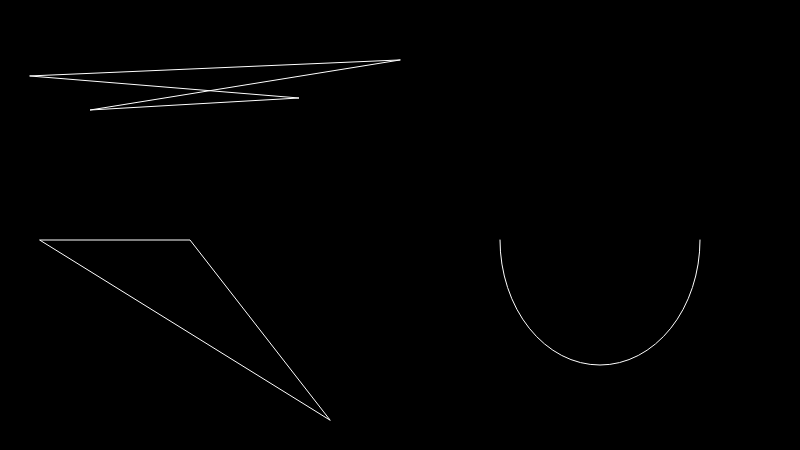
Frame 1 (no input)
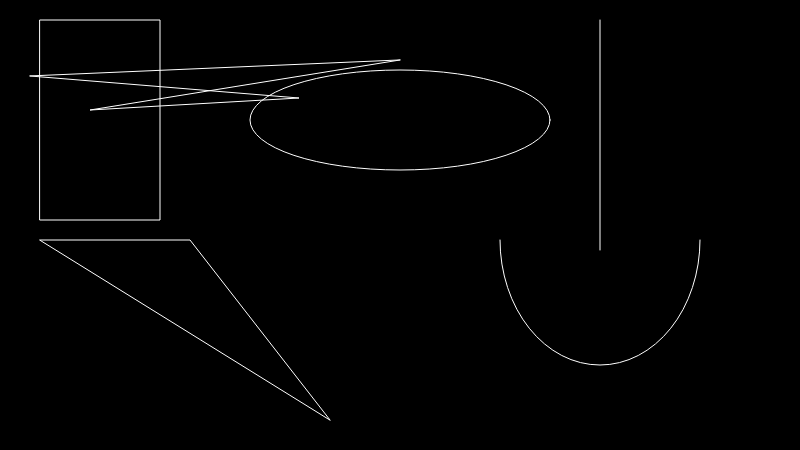
Frame 60 (no input)
Frame 120 (the mouse pressed at the canvas centre since frame 60): identical to frame 60, image omitted

The p5.js sketch that drew these frames (run headless with seeded random() and noise() and a simulated clock; from frame 60 on, the mouse is pressed at the canvas centre):

// p5.js sketch
// ── sketch.js
function setup() {
  createCanvas (800, 450);
}

function draw() {
  background (0);
  noFill();
  rect (40, 20, 120, 200);
  ellipse (400, 120, 300, 100);
  line (600, 20, 600, 250);
  stroke (255);
  triangle (40, 240, 190, 240, 330, 420);
  arc (600, 240, 200, 250, 0, PI);
  quad(400, 60, 90, 110, 299, 98, 30, 76);
}
